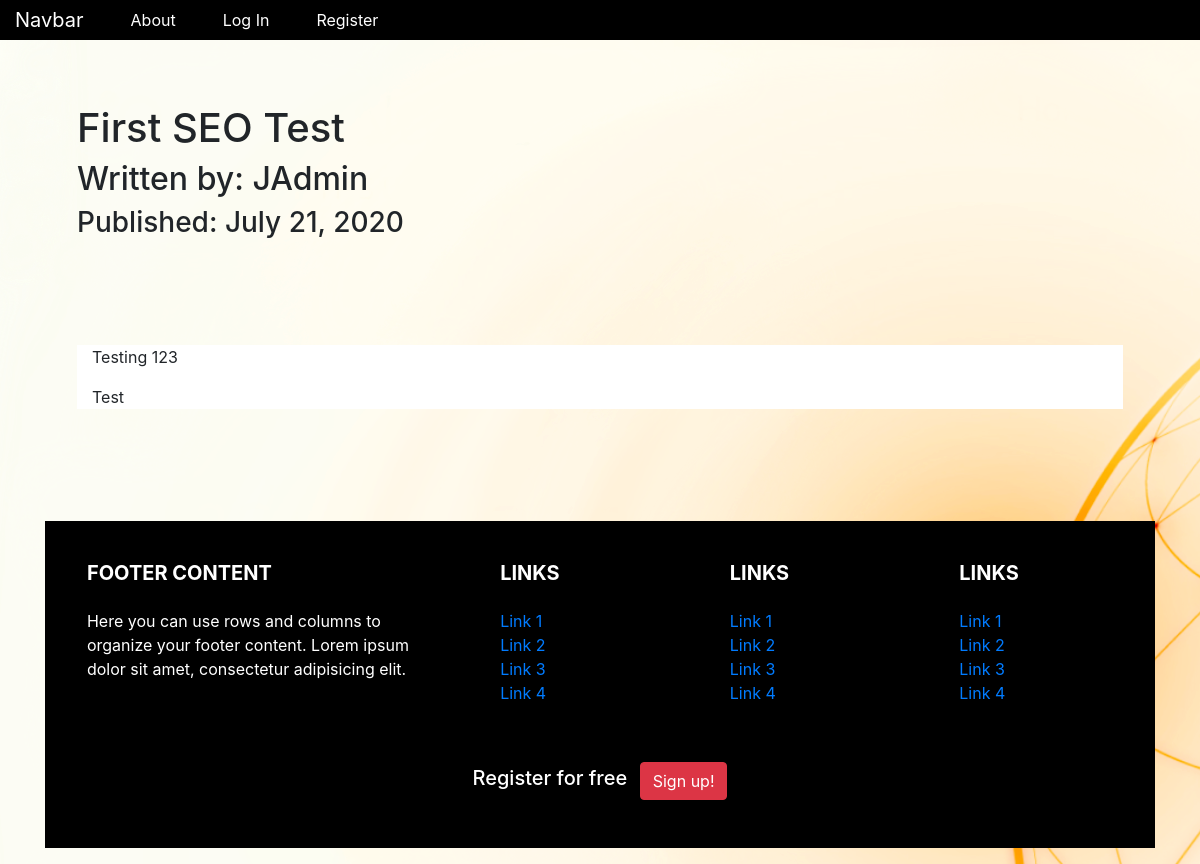
The page /1 on the database its author committed.
### companyblog/models.py (models this page shows, shortened)
class BlogPost(db.Model):
    users = db.relationship(User)
    id = db.Column(db.Integer, primary_key=True)
    meta_title = db.Column(db.String(60),nullable=False)
    meta_desc = db.Column(db.String(160), nullable=False)
    category = db.Column(db.String(160), nullable=False)
    keywords = db.Column(db.String(160), nullable=False)
    user_id = db.Column(db.Integer, db.ForeignKey('users.id'), nullable=False)
    date = db.Column(db.DateTime, nullable=False, default=datetime.utcnow)
    title = db.Column(db.String(140),nullable=False)
    text = db.Column(db.Text,nullable=False)

class User(db.Model, UserMixin):
    __tablename__ = 'users'
    id = db.Column(db.Integer, unique=True,  primary_key=True)
    profile_image = db.Column(db.String(64), nullable=False, default='default.png')
    email = db.Column(db.String(64), unique=True, index=True)
    username = db.Column(db.String(64), unique=True, index=True)
    password_hash = db.Column(db.String(128))
    role = db.Column(db.String(80))
    posts = db.relationship('BlogPost', backref='author', lazy=True)

### companyblog/users/views.py (the view)
@users.route('/<username>')
def user_posts(username):
	page = request.args.get('page',1,type=int)
	user = User.query.filter_by(username=username).first_or_404()
	return render_template('user_public_view.html',user=user)

### companyblog/blogposts/views.py (called while the page is built)
@blog_posts.route('/<int:blog_post_id>')
def blog_post(blog_post_id):
    blog_post = BlogPost.query.get_or_404(blog_post_id)
    return render_template('blog_post.html', title=blog_post.title,
                           date=blog_post.date, post=blog_post, meta_title=blog_post.meta_title,
                           meta_desc=blog_post.meta_desc, category=blog_post.category
                           )

### companyblog/templates/blog_post.html (shortened to what this page needs)
{% extends "base.html" %}
{% block content %}
<div class="jumbotron">
  <h1>{{ post.title }}</h1>
  <h2>Written by: {{post.author.username}}</h2>
  <h3>Published: {{ post.date.strftime('%B %d, %Y') }}</h3>
  <div class="container blog-text" style="background-color: white; max-width: 100%; margin-top: 10%;">
    <div>
      {{post.text|safe}}</div>
  <p>{{post.category}}</p>
</div>
{% endblock content %}

### companyblog/static/core_styles.css (style rules this page uses)
body { background-image: url("profile_pics/Background Image.png"); }
.jumbotron { background: none }

### rows shown on the page
BlogPost: title "First SEO Test", date "July 21, 2020", text "Testing 123", category "Test"
User: author.username "JAdmin"
